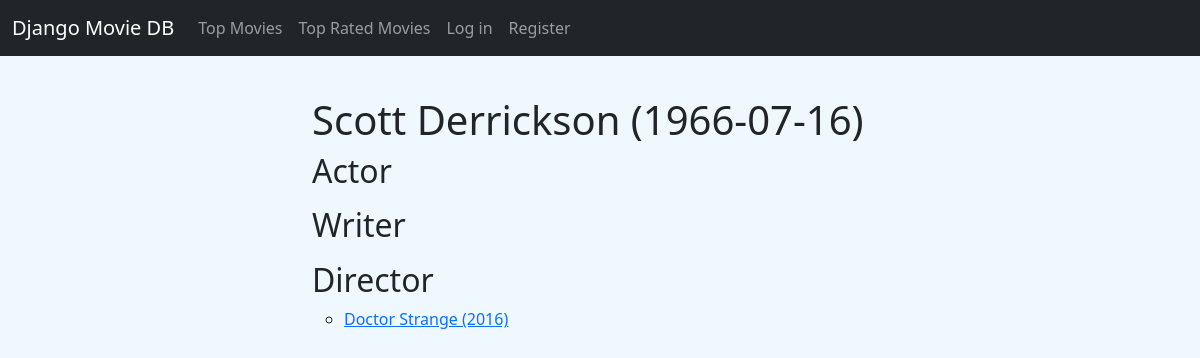
Page /person/1 on the committed database.
### core/models.py (models this page shows)
class Person(models.Model):
    first_name = models.CharField(max_length=140)
    last_name = models.CharField(max_length=140)
    born = models.DateField()
    died = models.DateField(null=True, blank=True)
    objects = PersonManager()
    class Meta:
        ordering = ("first_name", "last_name")
    def __str__(self):
        if self.died:
            return f"{self.first_name} {self.last_name} ({self.born}-{self.died})"
        return f"{self.first_name} {self.last_name} ({self.born})"

class Movie(models.Model):
    NOT_RATED = 0
    RATED_G = 1
    RATED_PG = 2
    RATED_R = 3
    RATINGS = (
        (NOT_RATED, "NR - Not Rated"),
        (RATED_G, "G - General Audiences"),
        (RATED_PG, "PG - Parental Guidance " "Suggested"),
        (RATED_R, "R - Restricted"),
    )
    title = models.CharField(max_length=140)
    plot = models.TextField()
    year = models.PositiveIntegerField()
    rating = models.IntegerField(choices=RATINGS, default=NOT_RATED)
    runtime = models.PositiveIntegerField()
    website = models.URLField(blank=True)
    director = models.ForeignKey(
        to="Person",
        null=True,
        on_delete=models.SET_NULL,
        related_name="directed",
        blank=True,
    )
    writers = models.ManyToManyField(
        to="Person", related_name="writing_credits", blank=True
    )
    actors = models.ManyToManyField(
        to="Person", through="Role", related_name="acting_credits", blank=True
    )
    objects = MovieManager()
    class Meta:
        ordering = ("-year", "title")
    def __str__(self):
        return f"{self.title} ({self.year})"

### core/views.py (the view)
# urls.py: path("person/<int:pk>", PersonDetail.as_view(), name="person_detail"),
class PersonDetail(DetailView):
    queryset = Person.objects.all_with_prefetch_movies()

### core/templates/core/person_detail.html (shortened to what this page needs)
{% extends 'base.html' %}
{% block main %}
    <div class="row">
        <div class="col-md-6 offset-md-3">
            <h1>{{ object }}</h1>
            <h2>Actor</h2>
            <h2>Writer</h2>
            <h2>Director</h2>
            <ul>
                {% for movie in object.directed.all %}
                    <li>
                        <a href="{% url 'core:movie_detail' movie.id %}">
                            {{ movie }}
                        </a>
                    </li>
                {% endfor %}
            </ul>
        </div>
    </div>
{% endblock %}

### static/css/base.css (style rules this page uses)
body { background: aliceblue; margin-bottom: 30px; }
ul { list-style: circle; }

### rows in the picture
Person: died+first_name+last_name "Scott Derrickson (1966-07-16)"
Movie: title+year "Doctor Strange (2016)"
